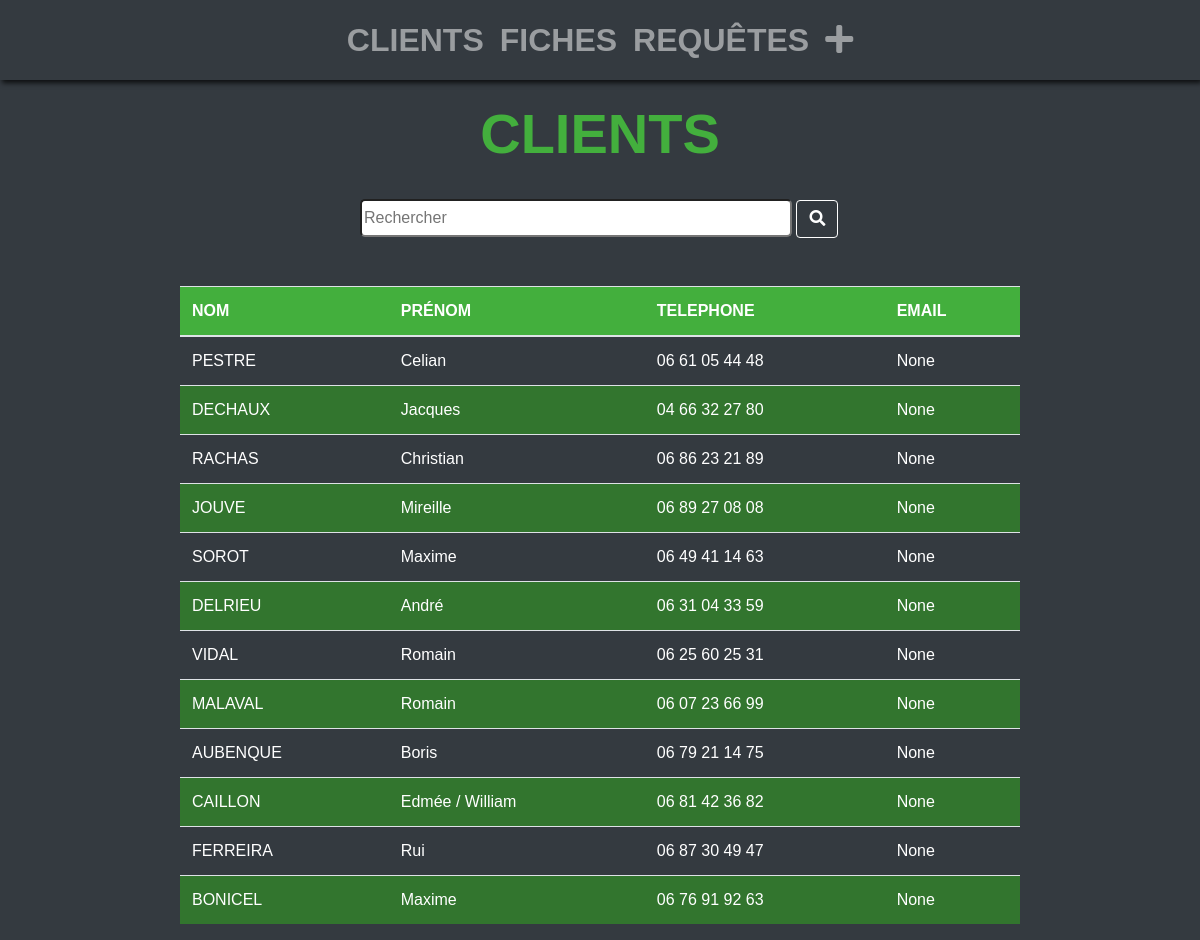
The app's page /, older data.
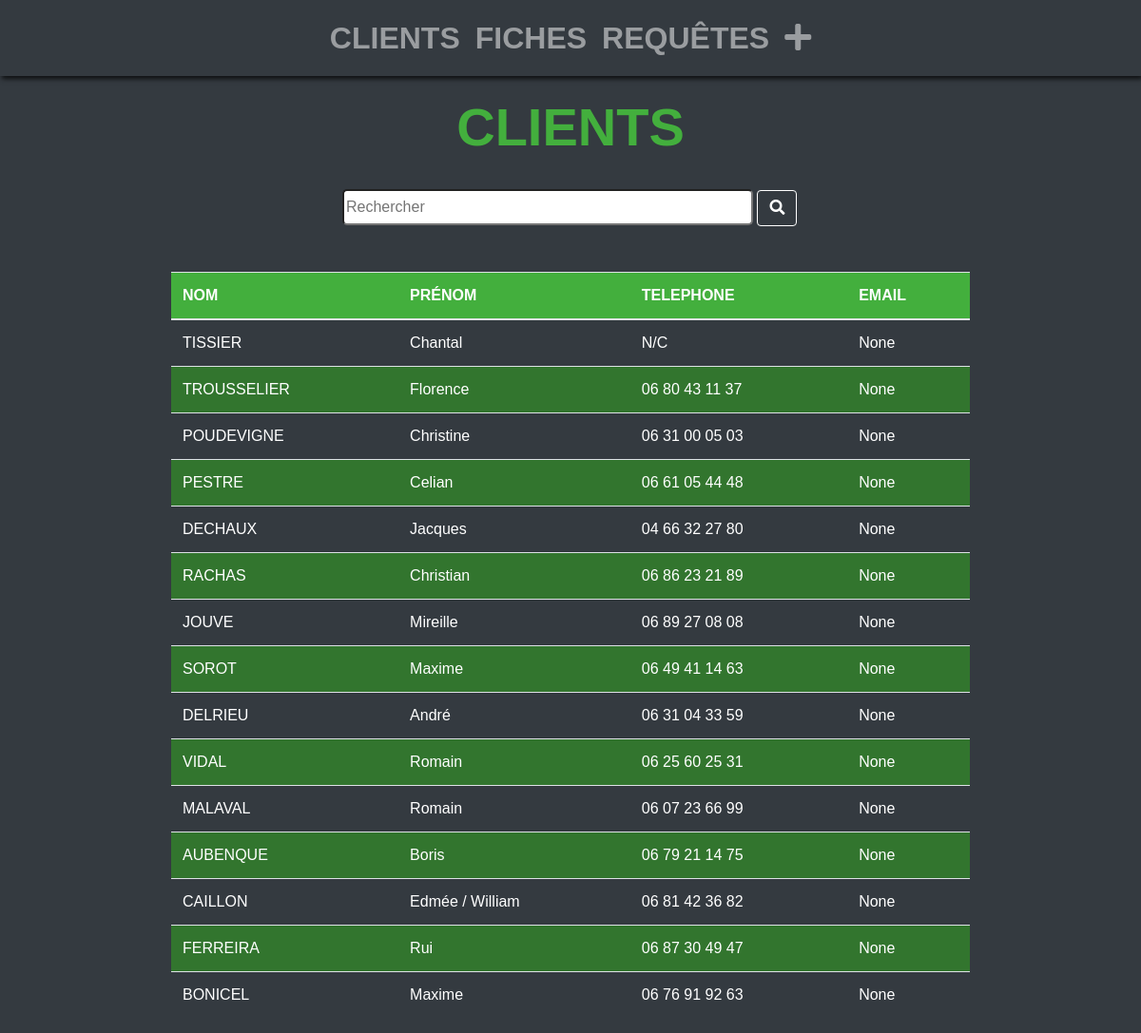
The same page, newer data.
### gestion_intervention/models.py (models this page shows, shortened)
class Customer(models.Model):
    first_name = models.CharField(max_length=50)
    last_name = models.CharField(max_length=50)
    slug = AutoSlugField(populate_from='first_name')
    email = models.EmailField(blank=True, null=True, unique=True)
    phone = models.CharField(max_length=70, null=False, blank=False)

### gestion_intervention/views.py (the view)
# urls.py: url(r'^$', CustomerListView.as_view(), name='customer-list'),
class CustomerListView(ListView):
    models = Customer
    def get_queryset(self):
        return Customer.objects.all().order_by('-id')

### gestion_intervention/templates/gestion_intervention/customer_list.html
{% extends "gestion_intervention/base.html" %}
{% load static %}
{% block content %}
<div class="col-12 customer_list ">
    <h2>Clients</h2>
    <form class="search mx-auto" action="#" method="get">
        <input class="field" id="myCustomerInput" type="search" name="q" placeholder="Rechercher" class="form-control">
        <button class="btn " type="submit"><i class="fas fa-search"></i></button>
    </form>
    <table class="table table-hover">
        <thead class="customer_head_list">
            <tr>
                <th scope="col">Nom</th>
                <th scope="col">Prénom</th>
                <th scope="col">Telephone</th>
                <th scope="col">Email</th>
            </tr>
        </thead>
        <tbody>
            {% for customer in object_list %}
            <tr class="customer_table customerName">
                <td scope="row"><a href="{% url 'customer-detail' customer.slug customer.id %}">
                        {% filter upper %}{{customer.last_name}} {% endfilter %} </a></td>
                <td> <a href="{% url 'customer-detail' customer.slug customer.id %}"> {{customer.first_name}}</a></td>
                <td> <a class="phone_number" href="{% url 'customer-detail' customer.slug customer.id %}">{{customer.phone}}</a></td>
                <td> <a href="{% url 'customer-detail' customer.slug customer.id %}">{{customer.email}}</a></td>
            </tr>
            {% endfor %}
        </tbody>
    </table>
</div>
{% endblock %}

Row changes from the older to the newer data that the page shows:
added Customer: last_name "TISSIER", first_name "Chantal", phone "N/C", email "None"
added Customer: last_name "TROUSSELIER", first_name "Florence", phone "06 80 43 11 37", email "None"
added Customer: last_name "POUDEVIGNE", first_name "Christine", phone "06 31 00 05 03", email "None"
